Frame 1 (no input): blank canvas, image omitted
Frame 60 (the mouse pressed at the canvas centre just before this capture): blank canvas, image omitted
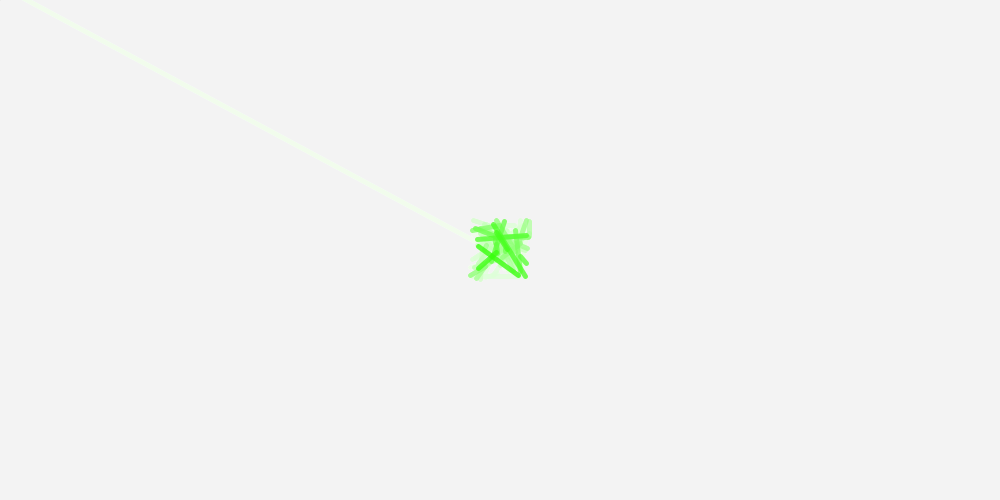
Frame 120 (the mouse held since frame 60 and released just before this capture)

The Processing sketch whose frames 1 and 60 were blank and that drew this single picture after the mouse press (run headless with seeded random() and noise(); from frame 60 on, the mouse is pressed at the canvas centre):

// Processing sketch: L2_DualDrawingExample
// ── L2_DualDrawingExample.pde

int squiggleRandomSpread = 30;

void setup(){
  size(1000,500);
  smooth();
  
}

void draw(){
  fill(255,10);
  noStroke();
  rect(0,0,width,height);
  
  strokeWeight(1);
  stroke(0,50);
  if(!mousePressed)  line(pmouseX,pmouseY,mouseX,mouseY);
  
  strokeWeight(5);
  if(mouseX > width/2){
    float colorSpread = squiggleRandomSpread * 10;
    int colorChange = (int)random(55 + colorSpread, 55 + colorSpread);
    
    stroke(255,colorChange,10,200);
  } else {
    stroke(55,255,10,200);
  }
  
  float randomPX = pmouseX + random(-squiggleRandomSpread,squiggleRandomSpread);
  float randomPY = pmouseY + random(-squiggleRandomSpread,squiggleRandomSpread);
  float randomX = mouseX + random(-squiggleRandomSpread,squiggleRandomSpread);
  float randomY = mouseY + random(-squiggleRandomSpread,squiggleRandomSpread);
  
  if(mousePressed)  line(randomPX,randomPY,randomX,randomY);
  
}
